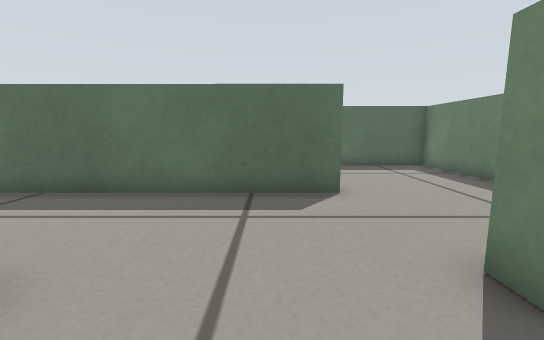
view 1 (above)

24 first-person views from a walk through a robot-simulator world made for Gazebo. The camera is 0.29 m above the floor, tilts 8° down and sees 90° across. The floor is counted in squares, 0.2 m on a side. Each view is taken from the middle of a square. On the plan, view 1 faces up. The plan holds only what a view shows up to about 13 squares ahead; the rest is blank.

view 2
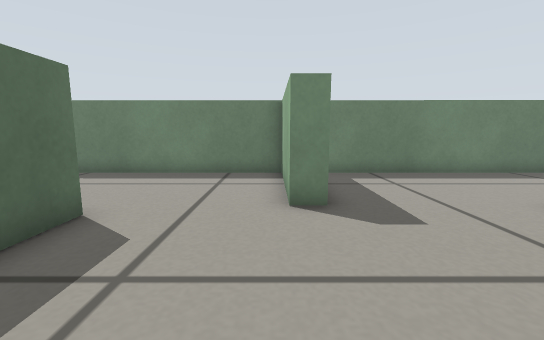

view 3
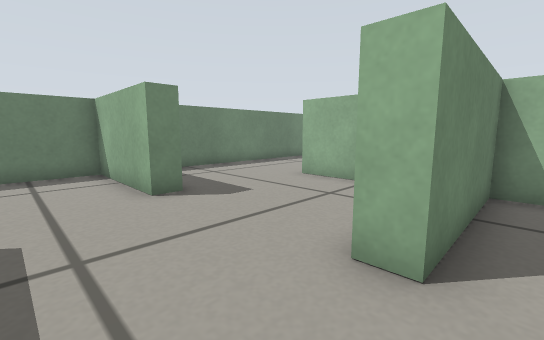

view 4
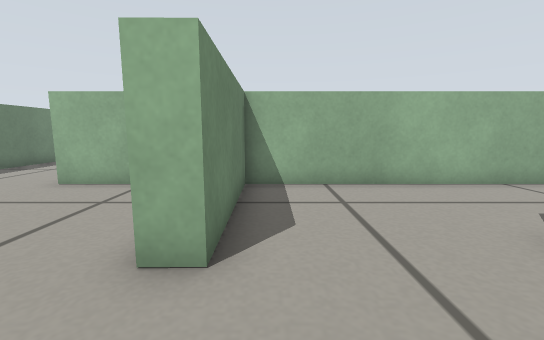

view 5
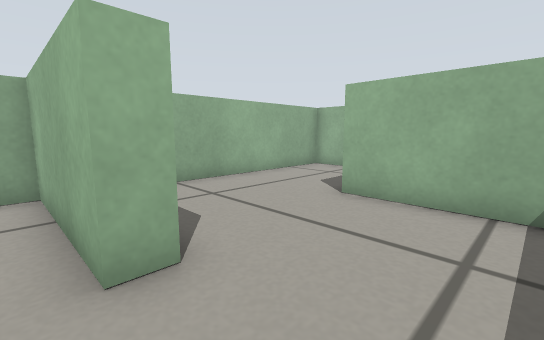

view 6
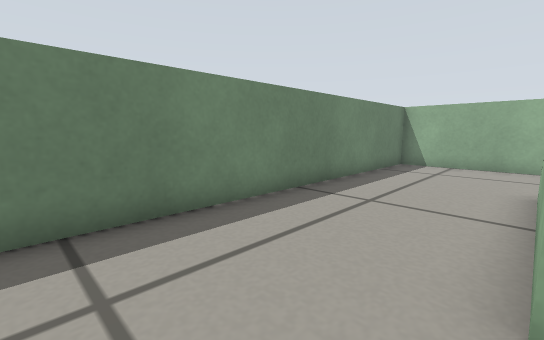

view 7
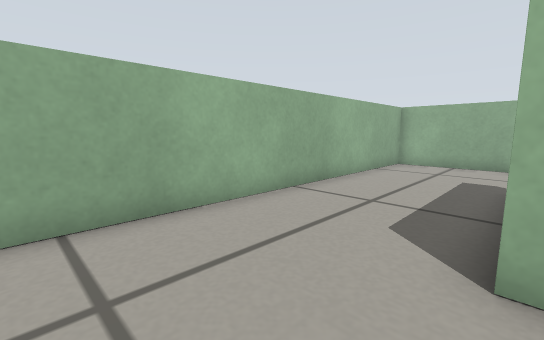

view 8
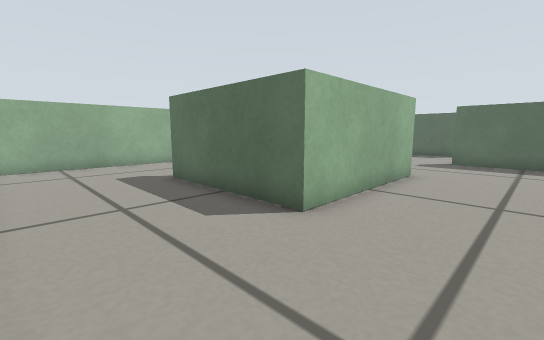

view 9
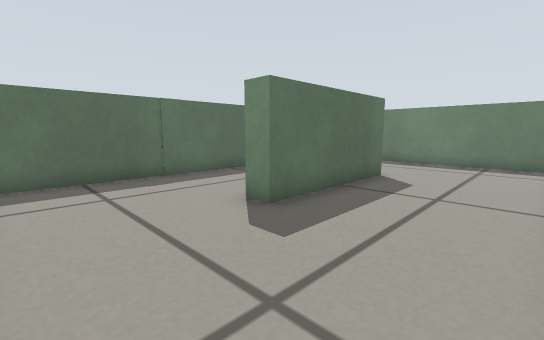

view 10
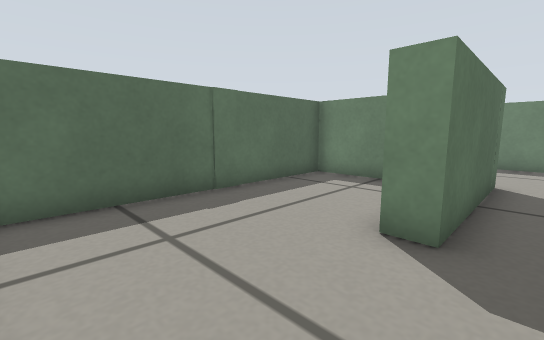

view 11
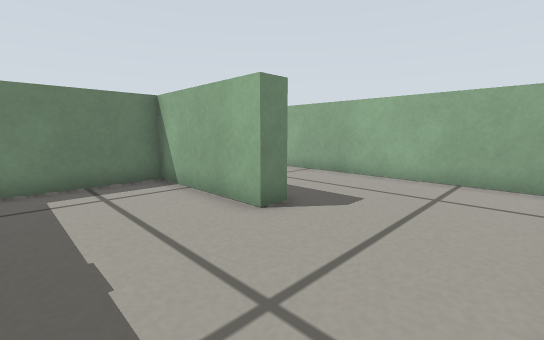

view 12
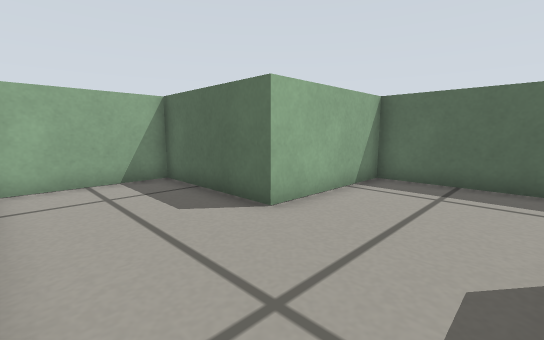

view 13
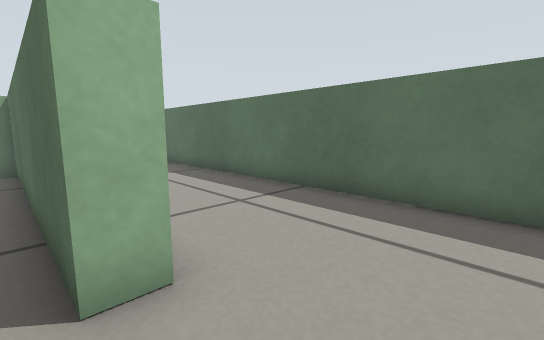

view 14
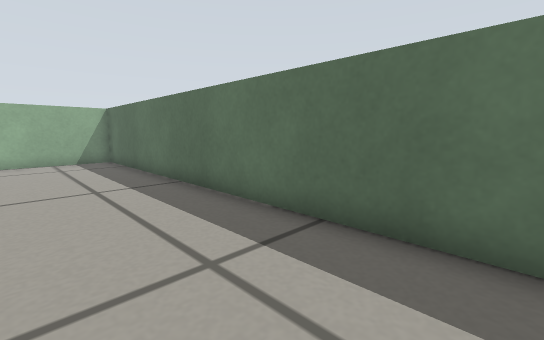

view 15
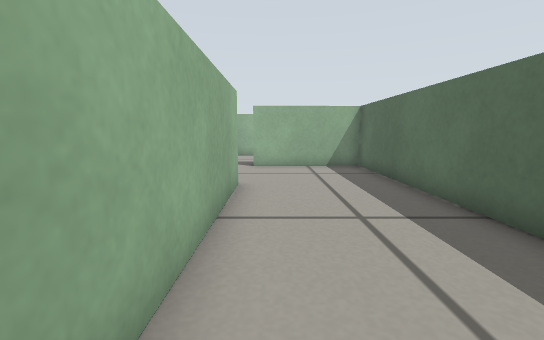

view 16
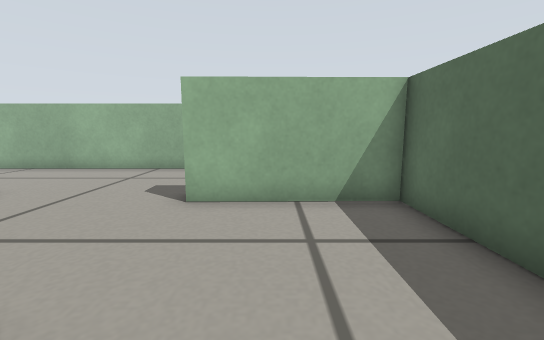

view 17
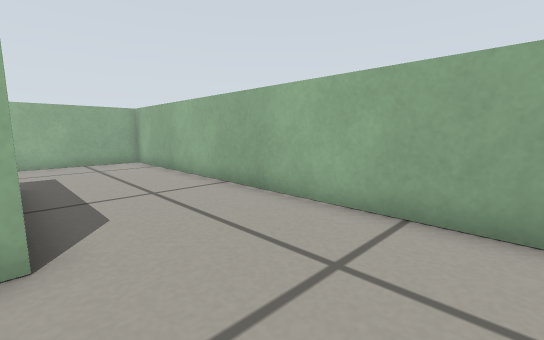

view 18
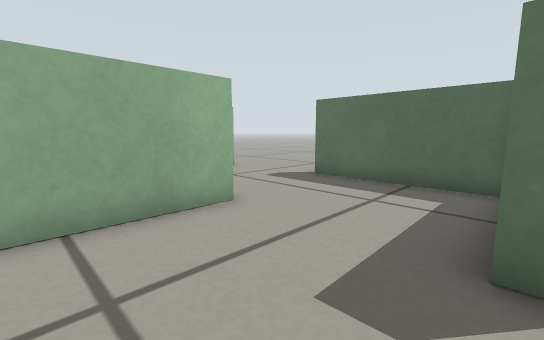

view 19
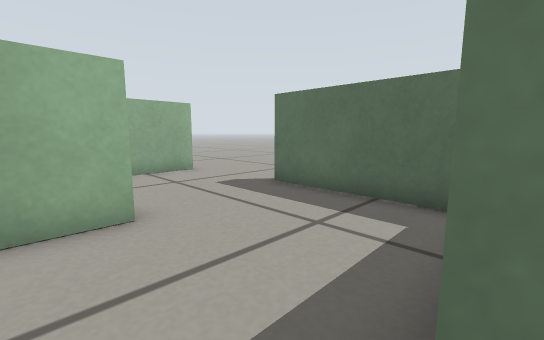

view 20
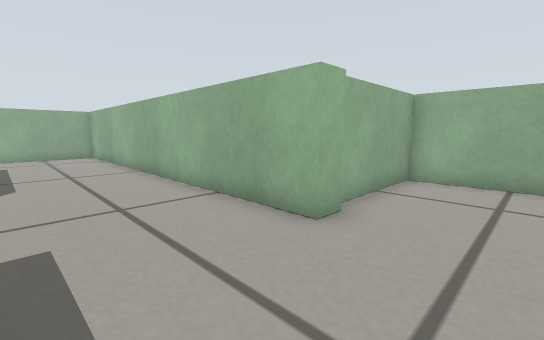

view 21
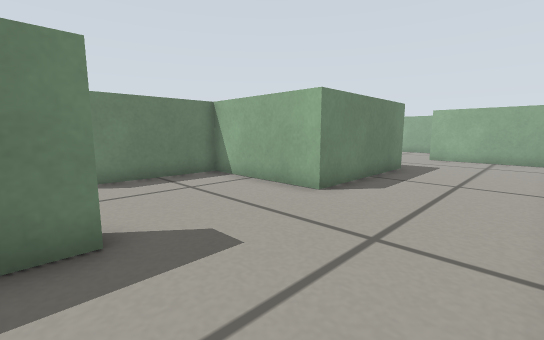

view 22
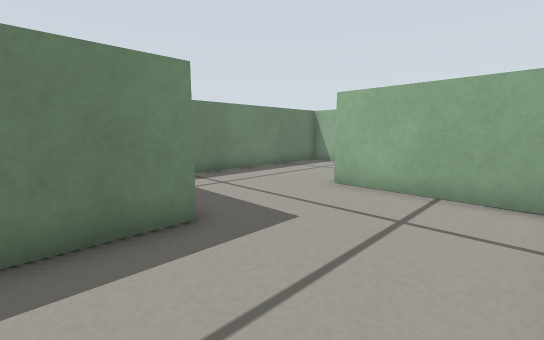

view 23
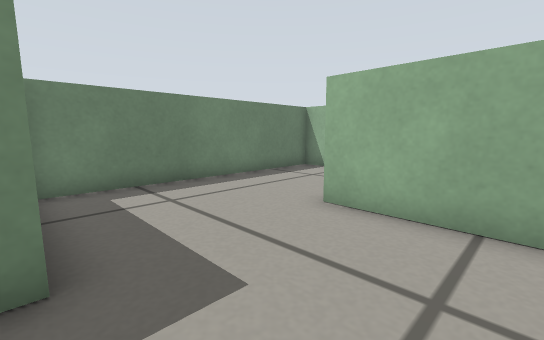

view 24
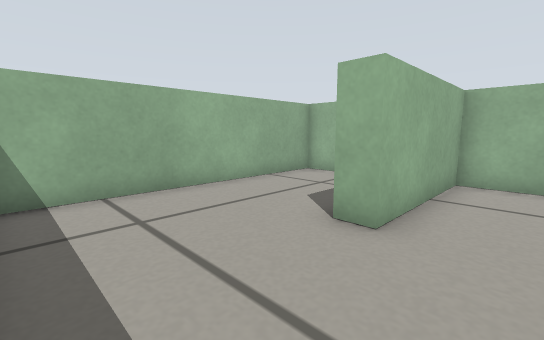

### Floor plan
Ten units are one square. View 1 is at (0, 0); x grows to the right and y downward. Boxes are objects, and circles mark ways between rooms. Rooms are numbered by the first view taken in them; rooms with no view inside come last. Other rooms are left out.
<svg viewBox="-231 -129 301 260">
<path fill="none" stroke="#000" d="M-1 24 19 24 20 82 -32 82M51 -19 22 -19M-26 -23 -25 24 -19 24M-78 85 -79 126 65 126 65 -11M-33 -23 -26 -23M-26 -63 -77 -63 -77 -17M22 -19 22 -27 65 -26 65 -56M16 -63 -26 -63M-32 82 -32 74 12 74 12 32 -71 32M-78 61 -78 85M-77 -17 -124 -17 -124 24 -33 24 -33 -23M-85 -71 -17 -71M16 -71 16 -63M-131 -24 -85 -24 -85 -62M65 -56 65 -117 -125 -117 -125 -71M-131 33 -131 -24M-128 -72 -132 -72 -132 -82M-176 -75 -176 76 -129 77M-136 -117 -175 -117M-85 74 -85 34M-129 77 -129 85M-176 113 -176 126 -85 126 -85 74M-185 -75 -176 -75M-226 -114 -226 -71 -187 -71M-175 -117 -187 -117"/>
<circle cx="0" cy="-20" r="3" fill="#2a7"/>
<circle cx="-55" cy="80" r="3" fill="#2a7"/>
<circle cx="-30" cy="-40" r="3" fill="#2a7"/>
<circle cx="-55" cy="-20" r="3" fill="#2a7"/>
<circle cx="40" cy="-65" r="3" fill="#2a7"/>
<circle cx="-130" cy="-50" r="3" fill="#2a7"/>
<circle cx="-130" cy="55" r="3" fill="#2a7"/>
<circle cx="-180" cy="-95" r="3" fill="#2a7"/>
<circle cx="-105" cy="80" r="3" fill="#2a7"/>
<text x="30" y="60">1</text>
<text x="-50" y="-40">2</text>
<text x="20" y="-40">3</text>
<text x="-40" y="60">4</text>
<text x="-80" y="0">5</text>
<text x="-40" y="-80">6</text>
<text x="-150" y="-20">7</text>
<text x="-110" y="50">8</text>
<text x="-130" y="100">9</text>
<text x="-200" y="-100">10</text>
</svg>
Room 1 opens to room 3. Room 1 opens to room 4. Room 2 opens to room 3. Room 2 opens to room 5. Room 3 opens to room 6. Room 6 opens to room 7. Room 7 opens to room 8. Room 7 opens to room 10. Room 8 opens to room 9.

Where each view was taken, in squares from view 1:
view 1: 0 up, 0 right, facing up
view 2: 3 up, 3 left, facing right
view 3: 5 up, 4 left, facing down-right
view 4: 5 up, 4 left, facing down
view 5: 5 up, 2 left, facing down-left
view 6: 0 up, 2 right, facing down-right
view 7: 8 down, 5 right, facing down-left
view 8: 12 down, 5 right, facing up-left
view 9: 12 down, 7 left, facing up-right
view 10: 9 down, 7 left, facing up-right
view 11: 4 down, 7 left, facing down-right
view 12: 2 down, 4 left, facing up-left
view 13: 6 up, 4 right, facing up-left
view 14: 8 up, 2 right, facing up-left
view 15: 8 up, 1 left, facing left
view 16: 9 up, 7 left, facing left
view 17: 6 up, 13 left, facing down-left
view 18: 4 up, 13 left, facing up-left
view 19: 6 up, 13 left, facing up-left
view 20: 10 up, 14 left, facing down-left
view 21: 8 up, 17 left, facing down-right
view 22: 1 down, 17 left, facing down-right
view 23: 3 down, 16 left, facing down-right
view 24: 6 down, 9 left, facing down-left
